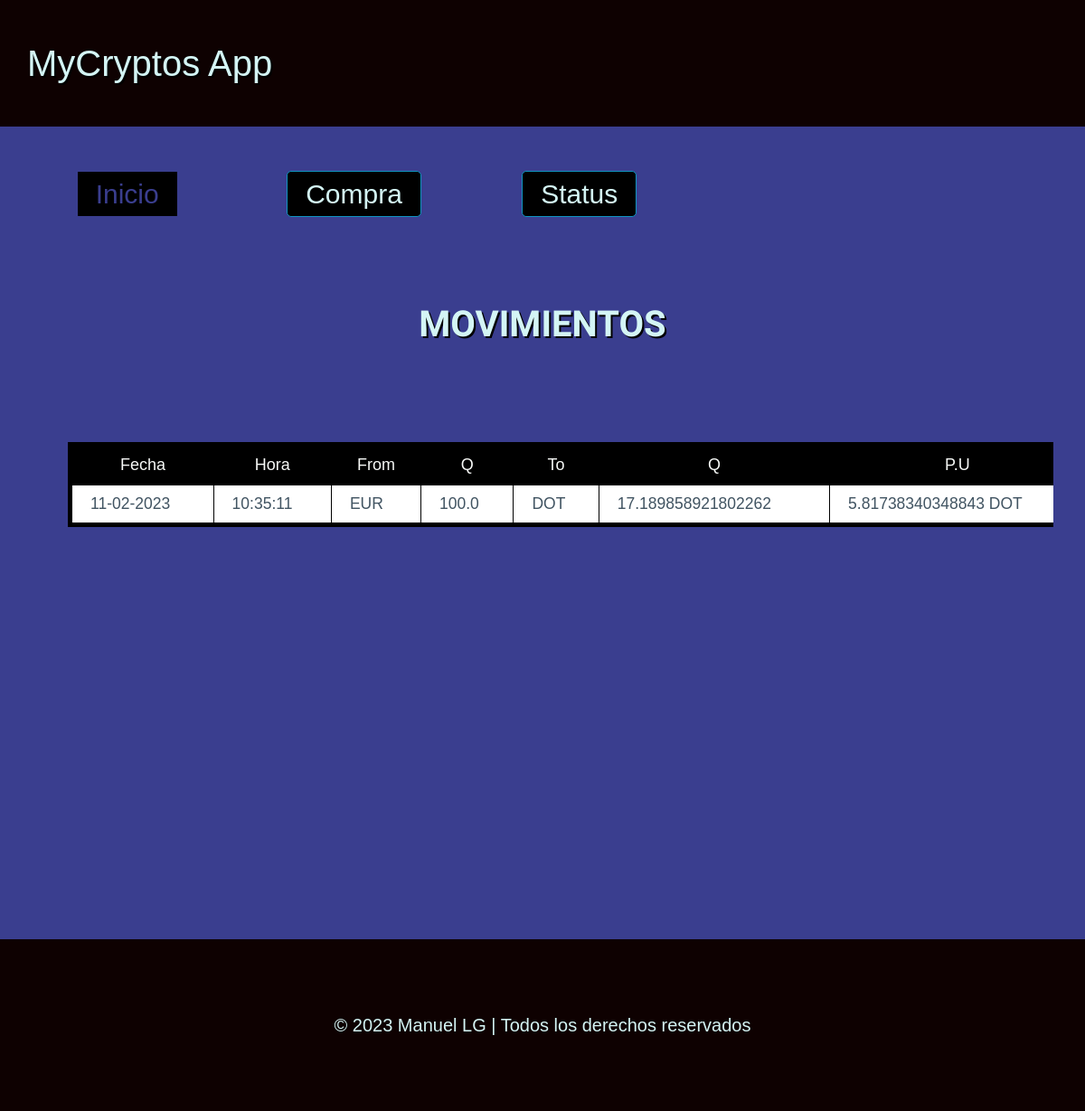
Before: / with the older database file.
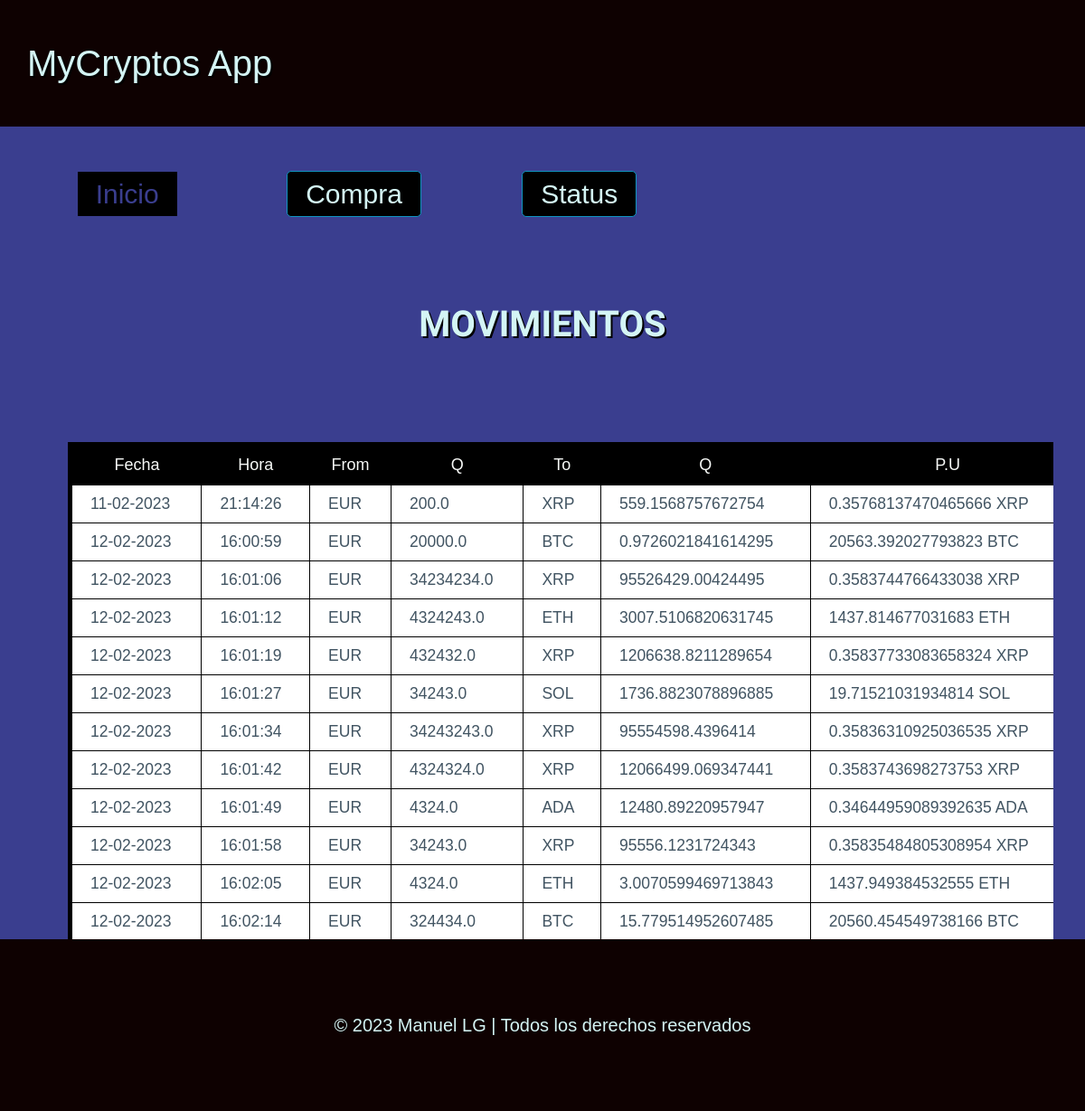
After: the same page with the newer database file.
### tables this page shows
CREATE TABLE "movimientos" (
	"id"	INTEGER,
	"fecha"	TEXT NOT NULL,
	"hora"	TEXT NOT NULL,
	"moneda_from"	TEXT NOT NULL,
	"cantidad_from"	REAL NOT NULL,
	"moneda_to"	TEXT NOT NULL,
	"cantidad_to"	REAL NOT NULL,
	PRIMARY KEY("id" AUTOINCREMENT)
);

### cryptos_changes/routes.py (the view)
@app.route("/")
def inicio():
    try:
        datos = data_manager.recuperar_datos()
        if isinstance(datos,dict):
            lista =[]
            lista.append(datos)
            return render_template("index.html",movimientos = lista)
        else:
            return render_template("index.html",movimientos = datos)
    except sqlite3.Error as e:
        flash("Se ha producido un error en la BBDD. Inténtelo más tarde")
        return render_template("index.html",movimientos = [])

### cryptos_changes/models.py (called while the page is built)
    def crear_diccionario(self,cur):
        filas = cur.fetchall()
        campos = []
        for item in cur.description:
            campos.append(item[0])
        resultado =[]
        for fila in filas:
            registro = {}
            for clave,valor in zip(campos,fila):
                registro[clave] = valor
            resultado.append(registro)
        return resultado[0] if len(resultado)== 1 else resultado

    def consulta(self, consulta, params= []):
        con= sqlite3.connect(self.origen_datos)
        cur = con.cursor()
        cur.execute(consulta, params)
        if cur.description:
            resultado = self.crear_diccionario(cur)
        else:
            resultado = None
            con.commit()
        con.close()
        return resultado

    def recuperar_datos(self):
        return self.consulta("SELECT * FROM movimientos ORDER BY fecha")

### cryptos_changes/templates/index.html (shortened to what this page needs)
{% extends 'base.html' %}
{% block menu%}
    <nav class="navbar-container">
        <ul class = "navbar-list">
            <li class="navbar-item"><p class="item-desactivado">Inicio</p></li>
            <li class="navbar-item"><a href="/purchase" role="button">Compra</a></li>
            <li class="navbar-item"><a href="/status" role="button">Status</a></li>
        </ul>
    </nav>
{% endblock %}
{% block contenido %}
    <h1 class="titulo-seccion" >MOVIMIENTOS</h1>
    {% if movimientos %}
        <div class="table-container" style="height: 700px; overflow: auto; ">
            <table class="table">
                <thead class="cabecera">
                    <tr class="cabecera">
                        <th>Fecha</th>
                        <th>Hora</th>
                        <th>From</th>
                        <th>Q</th>
                        <th>To</th>
                        <th>Q</th>
                        <th>P.U</th>
                    </tr>
                </thead>
                <tbody>
                    {% for item in movimientos %}
                        <tr>
                            <td>{{item['fecha']}}</td>
                            <td>{{item['hora']}}</td>
                            <td>{{item['moneda_from']}}</td>
                            <td>{{item['cantidad_from']}}</td>
                            <td>{{item['moneda_to']}}</td>
                            <td>{{item['cantidad_to']}}</td>
                            <td>{{item['cantidad_from']/item['cantidad_to']}} {{item['moneda_to']}}</td>
                        </tr>
                    {% endfor %}
                </tbody>
            </table>
        </div>
        {% else %}
            <div class="no-movs"><h1 class="subtitulo">Sin movimientos</h1></div>
        {% endif %}
{% endblock %}

### cryptos_changes/templates/base.html (shortened to what this page needs)
<html lang="en">
<head>
    <link rel="stylesheet" href="{{ url_for('static', filename = 'css/pico.css')}}">
    <link rel="stylesheet" href="{{ url_for('static', filename = 'css/styles.css')}}">
    <link rel="stylesheet" href="{{ url_for('static', filename = 'css/index.css')}}">
    <link rel="stylesheet" href="{{ url_for('static', filename = 'css/purchase.css')}}">
    <link rel="stylesheet" href="{{ url_for('static', filename = 'css/status.css')}}">
</head>
<body>
    <header class="logo">
        MyCryptos App
    </header>
    {% block menu %}
    {% endblock %}
    <section class="container">
        {% block contenido %}{% endblock %}
    </section>
    <footer class="footer">
             © 2023 Manuel LG | Todos los derechos reservados
    </footer>
</body>
</html>

### cryptos_changes/static/css/styles.css (style rules this page uses)
:root { --bg-color: #3A3E8F; --title-color: #d4f5f5ff; --second-color: #000000; --white-color: #F7F9F7; }
body { display: block; background-color: var(--bg-color); background-size: cover; color: var(--title-color); font-family: Verdana, Geneva, Tahoma, sans-serif }
header { display: block; background-color: #0E0101; background-size: cover; color: var(--title-color); font-family: Verdana, Geneva, Tahoma, sans-serif }
footer { background-color: #0E0101; position: absolute; text-align:center ; margin: 0; bottom: 0; width: 100%; }
.navbar-container { display: flex; justify-content: left; padding: 0; margin: 0; margin-bottom: 2rem; }
.navbar-list { display: flex; flex-direction: row; justify-content: space-around; padding: 1.5rem; width: 100vh; }
.navbar-item a,p { color: var(--title-color); font-size: 1.5rem; font-weight: 500; float:right; padding: 2px 1rem; background-color:var(--second-color); text-shadow: var(--second-color) 2px 2px; }
.item-desactivado { color: var(--bg-color) }
.logo { font-size: 2rem; padding:2rem 0 2rem 1.5rem; text-shadow: black 2px 2px; }
.titulo-seccion { font-family: 'Chakra Petch', sans-serif; font-weight: 700; font-size: 2rem; color: var(--title-color); display: flex; justify-content: center; text-shadow: black 2px 2px; }

### cryptos_changes/static/css/index.css (style rules this page uses)
.table { background-color: var(--background-color); border: solid 5px; border-color: var(--second-color); margin: 2rem; align-items: center; }
.cabecera { background-color: var(--second-col); }
.table thead { text-align: center; font-size: large; background-color: var(--second-color); color: var(--second-color); border-bottom: solid 2px ; }
.table thead th { color: var(--white-color); text-align: center; font-size: large; border-bottom: solid 2px ; border-color: var(--second-color); }
td { border: solid #000 1px ; }

Changed rows visible on the page:
removed movimientos: fecha "11-02-2023", hora "10:35:11", moneda_from "EUR", cantidad_from "100.0", moneda_to "DOT", cantidad_to "17.189858921802262", item['cantidad_from']/item['cantidad_to'] "5.81738340348843"
added movimientos: fecha "11-02-2023", hora "21:14:26", moneda_from "EUR", cantidad_from "200.0", moneda_to "XRP", cantidad_to "559.1568757672754", item['cantidad_from']/item['cantidad_to'] "0.35768137470465666"
added movimientos: fecha "12-02-2023", hora "16:00:59", moneda_from "EUR", cantidad_from "20000.0", moneda_to "BTC", cantidad_to "0.9726021841614295", item['cantidad_from']/item['cantidad_to'] "20563.392027793823"
added movimientos: fecha "12-02-2023", hora "16:01:06", moneda_from "EUR", cantidad_from "34234234.0", moneda_to "XRP", cantidad_to "95526429.00424495", item['cantidad_from']/item['cantidad_to'] "0.3583744766433038"
added movimientos: fecha "12-02-2023", hora "16:01:12", moneda_from "EUR", cantidad_from "4324243.0", moneda_to "ETH", cantidad_to "3007.5106820631745", item['cantidad_from']/item['cantidad_to'] "1437.814677031683"
added movimientos: fecha "12-02-2023", hora "16:01:19", moneda_from "EUR", cantidad_from "432432.0", moneda_to "XRP", cantidad_to "1206638.8211289654", item['cantidad_from']/item['cantidad_to'] "0.35837733083658324"
added movimientos: fecha "12-02-2023", hora "16:01:27", moneda_from "EUR", cantidad_from "34243.0", moneda_to "SOL", cantidad_to "1736.8823078896885", item['cantidad_from']/item['cantidad_to'] "19.71521031934814"
added movimientos: fecha "12-02-2023", hora "16:01:34", moneda_from "EUR", cantidad_from "34243243.0", moneda_to "XRP", cantidad_to "95554598.4396414", item['cantidad_from']/item['cantidad_to'] "0.35836310925036535"
added movimientos: fecha "12-02-2023", hora "16:01:42", moneda_from "EUR", cantidad_from "4324324.0", moneda_to "XRP", cantidad_to "12066499.069347441", item['cantidad_from']/item['cantidad_to'] "0.3583743698273753"
added movimientos: fecha "12-02-2023", hora "16:01:49", moneda_from "EUR", cantidad_from "4324.0", moneda_to "ADA", cantidad_to "12480.89220957947", item['cantidad_from']/item['cantidad_to'] "0.34644959089392635"
added movimientos: fecha "12-02-2023", hora "16:01:58", moneda_from "EUR", cantidad_from "34243.0", moneda_to "XRP", cantidad_to "95556.1231724343", item['cantidad_from']/item['cantidad_to'] "0.35835484805308954"
added movimientos: fecha "12-02-2023", hora "16:02:05", moneda_from "EUR", cantidad_from "4324.0", moneda_to "ETH", cantidad_to "3.0070599469713843", item['cantidad_from']/item['cantidad_to'] "1437.949384532555"
added movimientos: fecha "12-02-2023", hora "16:02:14", moneda_from "EUR", cantidad_from "324434.0", moneda_to "BTC", cantidad_to "15.779514952607485", item['cantidad_from']/item['cantidad_to'] "20560.454549738166"
